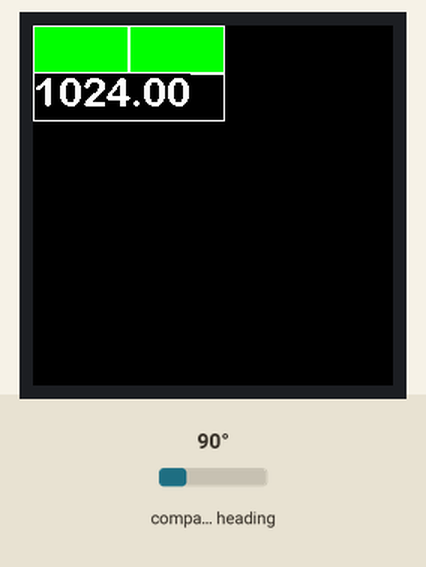
This program was run on a simulated Raspberry Pi Pico running MicroPython. Shown: 240×240 colour display. The test bench sets the inputs (shaded band); at power-on: compass heading 90°. Library files of the repository ran but are not shown: writer.py, ArialRounded27.py; what the program prints to the serial console is not drawn.

Above: at 1.5 s.
1.6 s: compass heading set to 7°
At 2.6 s:
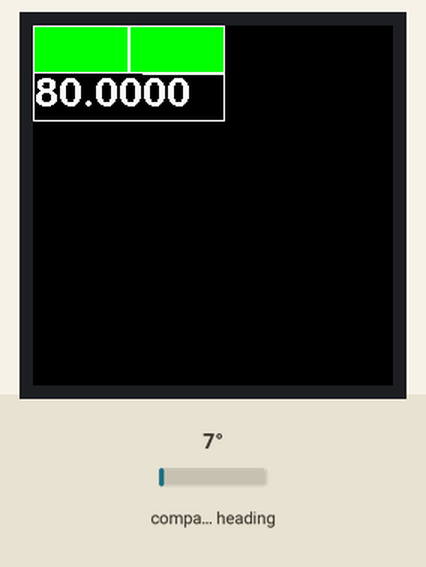
3.2 s: compass heading set to 180°
At 4.7 s:
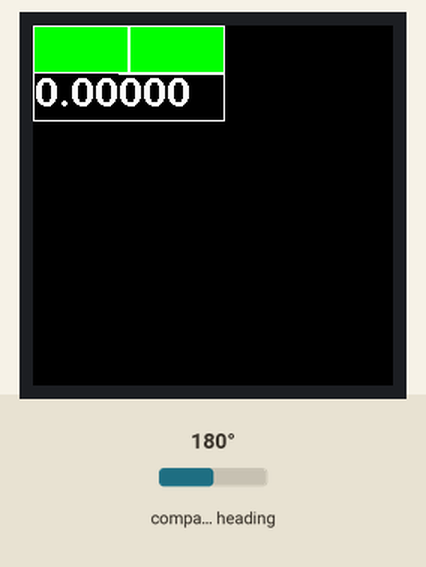
5.0 s: compass heading set to 269°
At 6.0 s:
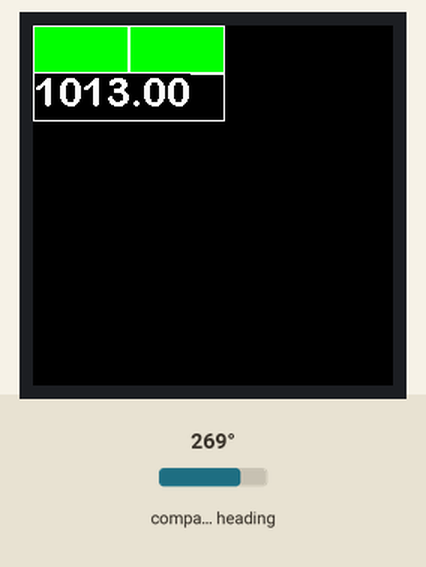
Timing chart, 0 to 8.0 s (numbered marks = the images above; inputs shaded):
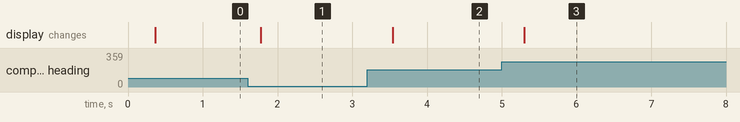

Measured:
- after the input at 1.6 s, the display: changes after 0.18 s (image 1)
- after the input at 3.2 s, the display: changes after 0.34 s (image 2)
- after the input at 5.0 s, the display: changes after 0.30 s (image 3)

The program:

main.py
```python
import machine
from micropython import const
import time
from picolcd1inch3 import LCD_1inch3
from writer import CWriter
from rgb import RGB
import ArialRounded27

REG_STATUS = const(0x0b)

MH = const(8)
ML = const(16)
MD = const (32)

ROW_WIDTH = 64
ROW_HEIGHT = const(32)

lcd = LCD_1inch3()
wri = CWriter(lcd, ArialRounded27, fgcolor=RGB(31,31,31), bgcolor=0, verbose=False)
i2c = machine.I2C(0,scl=machine.Pin(17),sda=machine.Pin(16),freq=400000)
AS5600_id = const(0x36)  #Device ID
devices = i2c.scan()


def showStatus():
    status = i2c.readfrom_mem(AS5600_id,REG_STATUS,1)
    lcd.rect(0,0,ROW_WIDTH,ROW_HEIGHT,RGB(31,31,31))
    lcd.rect(ROW_WIDTH,0,ROW_WIDTH,ROW_HEIGHT,RGB(31,31,31))
    print(bin(status[0]))
    if status[0] & MH:
        lcd.fill_rect(1,1,ROW_WIDTH - 2, ROW_HEIGHT -2,RGB(31,0,0))
    if status[0] & ML:
        lcd.fill_rect(1,1,ROW_WIDTH - 2, ROW_HEIGHT -2,RGB(31,31,0))
    if status[0] & (ML | MH) == 0:
        lcd.fill_rect(1,1,ROW_WIDTH - 2, ROW_HEIGHT -2,RGB(0,31,0))
    if status[0] & MD:
        lcd.fill_rect(ROW_WIDTH + 1,1,ROW_WIDTH - 2, ROW_HEIGHT -2,RGB(0,31,0))
    else:
        lcd.fill_rect(ROW_WIDTH + 1,1,ROW_WIDTH - 2, ROW_HEIGHT -2,RGB(31,0,0))
        print("MD")
    lcd.show()

def showAngle():
    angle = i2c.readfrom_mem(AS5600_id,0x0c,2)
    angle = ((angle[0] & 7) << 8) | angle[1]
    #degree = angle * 360 / 4096
    lcd.rect(0,ROW_HEIGHT,ROW_WIDTH*2,ROW_HEIGHT,RGB(31,31,31))
    CWriter.set_textpos(lcd, ROW_HEIGHT, 1)
    wri.printstring('{:0.2f}'.format(angle))
    lcd.show()

if AS5600_id in devices:
    print('Found AS5600 (id =',hex(AS5600_id),')')
else:
    print('AS5600 Not Found! (id =',hex(AS5600_id),')')

time.sleep(0.3)
print("test")
#i2c.writeto(AS5600_id,bytearray([0x0b]))
data = i2c.readfrom_mem(AS5600_id,11,1)


while True:
    showStatus()
    showAngle()
    time.sleep(0.3)
```

picolcd1inch3.py
```python
from machine import Pin,SPI,PWM
import framebuf
import time
import os

BL = 13
DC = 8
RST = 12
MOSI = 11
SCK = 10
CS = 9


class LCD_1inch3(framebuf.FrameBuffer):
    def __init__(self, bgLight=0.8):
        self.width = 240
        self.height = 240

        self.pwm = PWM(Pin(BL))
        self.pwm.freq(1000)
        self.pwm.duty_u16(int(65535 * bgLight))

        self.cs = Pin(CS,Pin.OUT)
        self.rst = Pin(RST,Pin.OUT)

        self.cs(1)
        self.spi = SPI(1)
        self.spi = SPI(1,1000_000)
        self.spi = SPI(1,100000_000,polarity=0, phase=0,sck=Pin(SCK),mosi=Pin(MOSI),miso=None)
        self.dc = Pin(DC,Pin.OUT)
        self.dc(1)
        self.buffer = bytearray(self.height * self.width * 2)
        super().__init__(self.buffer, self.width, self.height, framebuf.RGB565)
        self.init_display()

        self.red   =   0x07E0
        self.green =   0x001f
        self.blue  =   0xf800
        self.white =   0xffff

    def set_backlight(self, value):
        """Set backlight value (0.0 to 1.0)"""
        self.pwm.duty_u16(int(65535 * value))

    def write_cmd(self, cmd):
        self.cs(1)
        self.dc(0)
        self.cs(0)
        self.spi.write(bytearray([cmd]))
        self.cs(1)

    def write_data(self, buf):
        self.cs(1)
        self.dc(1)
        self.cs(0)
        self.spi.write(bytearray([buf]))
        self.cs(1)

    def init_display(self):
        """Initialize dispaly"""
        self.rst(1)
        self.rst(0)
        self.rst(1)

        self.write_cmd(0x36)
        self.write_data(0x70)

        self.write_cmd(0x3A)
        self.write_data(0x05)

        self.write_cmd(0xB2)
        self.write_data(0x0C)
        self.write_data(0x0C)
        self.write_data(0x00)
        self.write_data(0x33)
        self.write_data(0x33)

        self.write_cmd(0xB7)
        self.write_data(0x35)

        self.write_cmd(0xBB)
        self.write_data(0x19)

        self.write_cmd(0xC0)
        self.write_data(0x2C)

        self.write_cmd(0xC2)
        self.write_data(0x01)

        self.write_cmd(0xC3)
        self.write_data(0x12)

        self.write_cmd(0xC4)
        self.write_data(0x20)

        self.write_cmd(0xC6)
        self.write_data(0x0F)

        self.write_cmd(0xD0)
        self.write_data(0xA4)
        self.write_data(0xA1)

        self.write_cmd(0xE0)
        self.write_data(0xD0)
        self.write_data(0x04)
        self.write_data(0x0D)
        self.write_data(0x11)
        self.write_data(0x13)
        self.write_data(0x2B)
        self.write_data(0x3F)
        self.write_data(0x54)
        self.write_data(0x4C)
        self.write_data(0x18)
        self.write_data(0x0D)
        self.write_data(0x0B)
        self.write_data(0x1F)
        self.write_data(0x23)

        self.write_cmd(0xE1)
        self.write_data(0xD0)
        self.write_data(0x04)
        self.write_data(0x0C)
        self.write_data(0x11)
        self.write_data(0x13)
        self.write_data(0x2C)
        self.write_data(0x3F)
        self.write_data(0x44)
        self.write_data(0x51)
        self.write_data(0x2F)
        self.write_data(0x1F)
        self.write_data(0x1F)
        self.write_data(0x20)
        self.write_data(0x23)

        self.write_cmd(0x21)

        self.write_cmd(0x11)

        self.write_cmd(0x29)

    def show(self):
        self.write_cmd(0x2A)
        self.write_data(0x00)
        self.write_data(0x00)
        self.write_data(0x00)
        self.write_data(0xef)

        self.write_cmd(0x2B)
        self.write_data(0x00)
        self.write_data(0x00)
        self.write_data(0x00)
        self.write_data(0xEF)

        self.write_cmd(0x2C)

        self.cs(1)
        self.dc(1)
        self.cs(0)
        self.spi.write(self.buffer)
        self.cs(1)


if __name__=='__main__':
    pwm = PWM(Pin(BL))
    pwm.freq(1000)
    pwm.duty_u16(32768)#max 65535

    LCD = LCD_1inch3()
    #color BRG
    LCD.fill(LCD.white)
    LCD.show()


    keyA = Pin(15,Pin.IN,Pin.PULL_UP)
    keyB = Pin(17,Pin.IN,Pin.PULL_UP)
    keyX = Pin(19 ,Pin.IN,Pin.PULL_UP)
    keyY= Pin(21 ,Pin.IN,Pin.PULL_UP)

    up = Pin(2,Pin.IN,Pin.PULL_UP)
    dowm = Pin(18,Pin.IN,Pin.PULL_UP)
    left = Pin(16,Pin.IN,Pin.PULL_UP)
    right = Pin(20,Pin.IN,Pin.PULL_UP)
    ctrl = Pin(3,Pin.IN,Pin.PULL_UP)

    while(1):
        if keyA.value() == 0:
            LCD.fill_rect(208,15,30,30,LCD.red)
        else :
            LCD.fill_rect(208,15,30,30,LCD.white)
            LCD.rect(208,15,30,30,LCD.red)


        if(keyB.value() == 0):
            LCD.fill_rect(208,75,30,30,LCD.red)
        else :
            LCD.fill_rect(208,75,30,30,LCD.white)
            LCD.rect(208,75,30,30,LCD.red)


        if(keyX.value() == 0):
            LCD.fill_rect(208,135,30,30,LCD.red)
        else :
            LCD.fill_rect(208,135,30,30,LCD.white)
            LCD.rect(208,135,30,30,LCD.red)

        if(keyY.value() == 0):
            LCD.fill_rect(208,195,30,30,LCD.red)
        else :
            LCD.fill_rect(208,195,30,30,LCD.white)
            LCD.rect(208,195,30,30,LCD.red)

        if(up.value() == 0):
            LCD.fill_rect(60,60,30,30,LCD.red)
        else :
            LCD.fill_rect(60,60,30,30,LCD.white)
            LCD.rect(60,60,30,30,LCD.red)

        if(dowm.value() == 0):
            LCD.fill_rect(60,150,30,30,LCD.red)
        else :
            LCD.fill_rect(60,150,30,30,LCD.white)
            LCD.rect(60,150,30,30,LCD.red)

        if(left.value() == 0):
            LCD.fill_rect(15,105,30,30,LCD.red)
        else :
            LCD.fill_rect(15,105,30,30,LCD.white)
            LCD.rect(15,105,30,30,LCD.red)

        if(right.value() == 0):
            LCD.fill_rect(105,105,30,30,LCD.red)
        else :
            LCD.fill_rect(105,105,30,30,LCD.white)
            LCD.rect(105,105,30,30,LCD.red)

        if(ctrl.value() == 0):
            LCD.fill_rect(60,105,30,30,LCD.red)
        else :
            LCD.fill_rect(60,105,30,30,LCD.white)
            LCD.rect(60,105,30,30,LCD.red)

        LCD.show()
    time.sleep(1)
    LCD.fill(0xFFFF)
```

rgb.py
```python
def RGB(r,g,b):
    '''Convert 3 5-bit values to a 16-bit RGB565 value
       rgb values must be in range of 0-31.
    '''
    g = (g * 63 //31 ) & 0x3F
    return ((g & 7) << 13) + (b << 8) + (r << 3)  + ( g >> 3)


if __name__ == "__main__":
    print("{0:b}".format(RGB(31,31,31)))
    print("{0:b}".format(RGB(31,00,00)))
    print("{0:b}".format(RGB(00,31,00)))
    print("{0:b}".format(RGB(00,00,31)))
    
```
